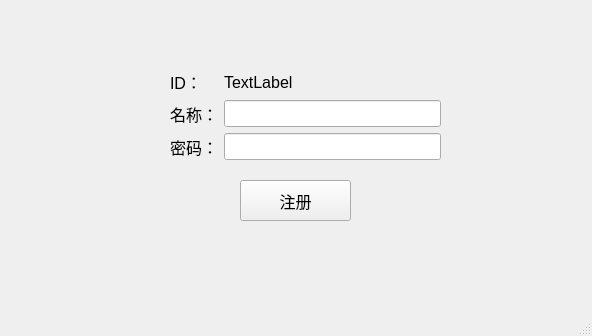
<?xml version="1.0" encoding="UTF-8"?>
<ui version="4.0">
 <class>mainWindow</class>
 <widget class="QMainWindow" name="mainWindow">
  <property name="geometry">
   <rect>
    <x>0</x>
    <y>0</y>
    <width>592</width>
    <height>336</height>
   </rect>
  </property>
  <property name="windowTitle">
   <string>商家注册</string>
  </property>
  <widget class="QWidget" name="centralwidget">
   <widget class="QPushButton" name="btn_register">
    <property name="geometry">
     <rect>
      <x>240</x>
      <y>180</y>
      <width>111</width>
      <height>41</height>
     </rect>
    </property>
    <property name="font">
     <font>
      <pointsize>12</pointsize>
     </font>
    </property>
    <property name="text">
     <string>注册</string>
    </property>
   </widget>
   <widget class="QWidget" name="formLayoutWidget">
    <property name="geometry">
     <rect>
      <x>170</x>
      <y>70</y>
      <width>271</width>
      <height>91</height>
     </rect>
    </property>
    <layout class="QFormLayout" name="formLayout">
     <item row="0" column="0">
      <widget class="QLabel" name="label_ID">
       <property name="font">
        <font>
         <pointsize>12</pointsize>
        </font>
       </property>
       <property name="text">
        <string>ID：</string>
       </property>
      </widget>
     </item>
     <item row="0" column="1">
      <widget class="QLabel" name="label_ID_table">
       <property name="font">
        <font>
         <pointsize>12</pointsize>
        </font>
       </property>
       <property name="text">
        <string>TextLabel</string>
       </property>
      </widget>
     </item>
     <item row="1" column="0">
      <widget class="QLabel" name="label_Name">
       <property name="font">
        <font>
         <pointsize>12</pointsize>
        </font>
       </property>
       <property name="text">
        <string>名称：</string>
       </property>
      </widget>
     </item>
     <item row="1" column="1">
      <widget class="QLineEdit" name="lineEdit_Name">
       <property name="font">
        <font>
         <pointsize>12</pointsize>
        </font>
       </property>
      </widget>
     </item>
     <item row="2" column="0">
      <widget class="QLabel" name="label_Password">
       <property name="font">
        <font>
         <pointsize>12</pointsize>
        </font>
       </property>
       <property name="text">
        <string>密码：</string>
       </property>
      </widget>
     </item>
     <item row="2" column="1">
      <widget class="QLineEdit" name="lineEdit_Password">
       <property name="font">
        <font>
         <pointsize>12</pointsize>
        </font>
       </property>
      </widget>
     </item>
    </layout>
   </widget>
  </widget>
  <widget class="QMenuBar" name="menubar">
   <property name="geometry">
    <rect>
     <x>0</x>
     <y>0</y>
     <width>592</width>
     <height>26</height>
    </rect>
   </property>
  </widget>
  <widget class="QStatusBar" name="statusbar"/>
 </widget>
 <resources/>
 <connections/>
</ui>
